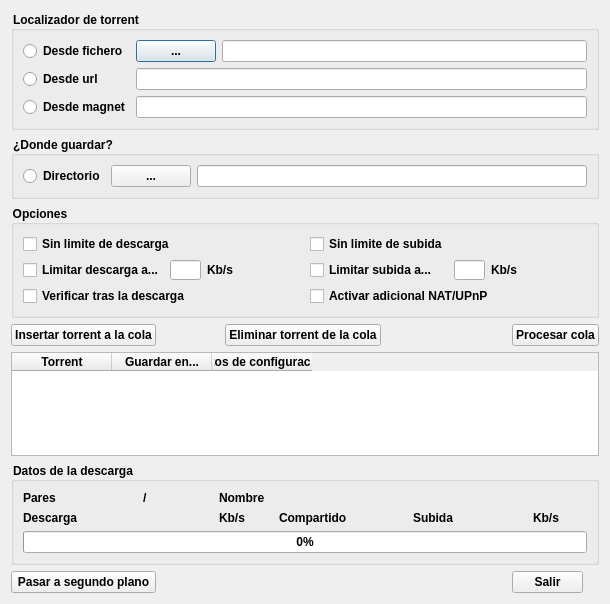
<?xml version="1.0" encoding="UTF-8"?>
<ui version="4.0">
 <class>torrents</class>
 <widget class="QDialog" name="torrents">
  <property name="windowModality">
   <enum>Qt::NonModal</enum>
  </property>
  <property name="geometry">
   <rect>
    <x>0</x>
    <y>0</y>
    <width>610</width>
    <height>604</height>
   </rect>
  </property>
  <property name="windowTitle">
   <string>KapTorrent</string>
  </property>
  <property name="windowIcon">
   <iconset>
    <normaloff>:/Imagenes/drak.png</normaloff>:/Imagenes/drak.png</iconset>
  </property>
  <property name="styleSheet">
   <string notr="true">font: 75 9pt &quot;Sans Serif&quot;;
font: bold;</string>
  </property>
  <layout class="QGridLayout" name="gridLayout_2">
   <item row="0" column="0" colspan="6">
    <widget class="QGroupBox" name="groupBox">
     <property name="title">
      <string>Localizador de torrent</string>
     </property>
     <layout class="QGridLayout" name="gridLayout">
      <item row="0" column="0">
       <widget class="QRadioButton" name="radioButton">
        <property name="text">
         <string>Desde fichero</string>
        </property>
       </widget>
      </item>
      <item row="0" column="1">
       <widget class="QPushButton" name="pushButton">
        <property name="text">
         <string>...</string>
        </property>
       </widget>
      </item>
      <item row="0" column="2">
       <widget class="QLineEdit" name="lineEdit"/>
      </item>
      <item row="1" column="0">
       <widget class="QRadioButton" name="radioButton_2">
        <property name="text">
         <string>Desde url</string>
        </property>
       </widget>
      </item>
      <item row="1" column="1" colspan="2">
       <widget class="QLineEdit" name="lineEdit_2"/>
      </item>
      <item row="2" column="0">
       <widget class="QRadioButton" name="radioButton_3">
        <property name="text">
         <string>Desde magnet</string>
        </property>
       </widget>
      </item>
      <item row="2" column="1" colspan="2">
       <widget class="QLineEdit" name="lineEdit_3"/>
      </item>
     </layout>
    </widget>
   </item>
   <item row="1" column="0" colspan="6">
    <widget class="QGroupBox" name="groupBox_2">
     <property name="title">
      <string>¿Donde guardar?</string>
     </property>
     <layout class="QGridLayout" name="gridLayout_3">
      <item row="0" column="0">
       <widget class="QRadioButton" name="radioButton_4">
        <property name="text">
         <string>Directorio</string>
        </property>
       </widget>
      </item>
      <item row="0" column="1">
       <widget class="QPushButton" name="pushButton_2">
        <property name="text">
         <string>...</string>
        </property>
       </widget>
      </item>
      <item row="0" column="2">
       <widget class="QLineEdit" name="lineEdit_4"/>
      </item>
     </layout>
    </widget>
   </item>
   <item row="3" column="0">
    <widget class="QPushButton" name="pushButton_5">
     <property name="text">
      <string>Insertar torrent a la cola</string>
     </property>
     <property name="icon">
      <iconset>
       <normaloff>:/Imagenes/Correcto.png</normaloff>:/Imagenes/Correcto.png</iconset>
     </property>
    </widget>
   </item>
   <item row="3" column="2">
    <widget class="QPushButton" name="pushButton_7">
     <property name="text">
      <string>Eliminar torrent de la cola</string>
     </property>
     <property name="icon">
      <iconset>
       <normaloff>:/Imagenes/bad.png</normaloff>:/Imagenes/bad.png</iconset>
     </property>
    </widget>
   </item>
   <item row="3" column="5">
    <widget class="QPushButton" name="pushButton_6">
     <property name="text">
      <string>Procesar cola</string>
     </property>
     <property name="icon">
      <iconset>
       <normaloff>:/Imagenes/good.png</normaloff>:/Imagenes/good.png</iconset>
     </property>
    </widget>
   </item>
   <item row="4" column="0" colspan="6">
    <widget class="QTableWidget" name="tableWidget">
     <column>
      <property name="text">
       <string>Torrent</string>
      </property>
     </column>
     <column>
      <property name="text">
       <string>Guardar en...</string>
      </property>
     </column>
     <column>
      <property name="text">
       <string>Datos de configuracion</string>
      </property>
     </column>
    </widget>
   </item>
   <item row="6" column="5">
    <widget class="QPushButton" name="pushButton_4">
     <property name="maximumSize">
      <size>
       <width>71</width>
       <height>23</height>
      </size>
     </property>
     <property name="text">
      <string>Salir</string>
     </property>
     <property name="icon">
      <iconset>
       <normaloff>:/Imagenes/puerta.jpeg</normaloff>:/Imagenes/puerta.jpeg</iconset>
     </property>
    </widget>
   </item>
   <item row="2" column="0" colspan="6">
    <widget class="QGroupBox" name="groupBox_3">
     <property name="title">
      <string>Opciones</string>
     </property>
     <layout class="QGridLayout" name="gridLayout_5">
      <item row="0" column="0" colspan="2">
       <widget class="QCheckBox" name="checkBox">
        <property name="text">
         <string>Sin limite de descarga</string>
        </property>
       </widget>
      </item>
      <item row="0" column="6">
       <widget class="QCheckBox" name="checkBox_4">
        <property name="text">
         <string>Sin limite de subida</string>
        </property>
       </widget>
      </item>
      <item row="3" column="0" colspan="2">
       <widget class="QCheckBox" name="checkBox_5">
        <property name="text">
         <string>Verificar tras la descarga</string>
        </property>
       </widget>
      </item>
      <item row="3" column="6" colspan="3">
       <widget class="QCheckBox" name="checkBox_6">
        <property name="text">
         <string>Activar adicional NAT/UPnP</string>
        </property>
       </widget>
      </item>
      <item row="1" column="0">
       <widget class="QCheckBox" name="checkBox_2">
        <property name="text">
         <string>Limitar descarga a...</string>
        </property>
       </widget>
      </item>
      <item row="1" column="8">
       <widget class="QLabel" name="label_2">
        <property name="text">
         <string>Kb/s</string>
        </property>
       </widget>
      </item>
      <item row="1" column="7">
       <widget class="QLineEdit" name="lineEdit_6">
        <property name="maximumSize">
         <size>
          <width>31</width>
          <height>20</height>
         </size>
        </property>
       </widget>
      </item>
      <item row="1" column="6">
       <widget class="QCheckBox" name="checkBox_3">
        <property name="text">
         <string>Limitar subida a...</string>
        </property>
       </widget>
      </item>
      <item row="1" column="1">
       <widget class="QLineEdit" name="lineEdit_5">
        <property name="maximumSize">
         <size>
          <width>31</width>
          <height>20</height>
         </size>
        </property>
       </widget>
      </item>
      <item row="1" column="2">
       <widget class="QLabel" name="label">
        <property name="text">
         <string>Kb/s</string>
        </property>
       </widget>
      </item>
     </layout>
    </widget>
   </item>
   <item row="3" column="1">
    <spacer name="horizontalSpacer_3">
     <property name="orientation">
      <enum>Qt::Horizontal</enum>
     </property>
     <property name="sizeHint" stdset="0">
      <size>
       <width>40</width>
       <height>20</height>
      </size>
     </property>
    </spacer>
   </item>
   <item row="3" column="3">
    <spacer name="horizontalSpacer_2">
     <property name="orientation">
      <enum>Qt::Horizontal</enum>
     </property>
     <property name="sizeHint" stdset="0">
      <size>
       <width>40</width>
       <height>20</height>
      </size>
     </property>
    </spacer>
   </item>
   <item row="5" column="0" colspan="6">
    <widget class="QGroupBox" name="groupBox_4">
     <property name="title">
      <string>Datos de la descarga</string>
     </property>
     <layout class="QGridLayout" name="gridLayout_4">
      <item row="0" column="0">
       <widget class="QLabel" name="label_3">
        <property name="text">
         <string>Pares</string>
        </property>
       </widget>
      </item>
      <item row="0" column="1">
       <widget class="QLabel" name="label_4">
        <property name="text">
         <string/>
        </property>
       </widget>
      </item>
      <item row="0" column="2">
       <widget class="QLabel" name="label_5">
        <property name="maximumSize">
         <size>
          <width>10</width>
          <height>16777215</height>
         </size>
        </property>
        <property name="text">
         <string>/</string>
        </property>
       </widget>
      </item>
      <item row="0" column="3">
       <widget class="QLabel" name="label_6">
        <property name="text">
         <string/>
        </property>
       </widget>
      </item>
      <item row="0" column="4">
       <widget class="QLabel" name="label_10">
        <property name="text">
         <string>Nombre</string>
        </property>
       </widget>
      </item>
      <item row="0" column="5" colspan="5">
       <widget class="QLabel" name="label_11">
        <property name="text">
         <string/>
        </property>
       </widget>
      </item>
      <item row="1" column="0" colspan="2">
       <widget class="QLabel" name="label_7">
        <property name="text">
         <string>Descarga</string>
        </property>
       </widget>
      </item>
      <item row="1" column="2" colspan="2">
       <widget class="QLabel" name="label_8">
        <property name="text">
         <string/>
        </property>
       </widget>
      </item>
      <item row="1" column="4">
       <widget class="QLabel" name="label_9">
        <property name="text">
         <string>Kb/s</string>
        </property>
       </widget>
      </item>
      <item row="1" column="5">
       <widget class="QLabel" name="label_15">
        <property name="text">
         <string>Compartido</string>
        </property>
       </widget>
      </item>
      <item row="1" column="6">
       <widget class="QLabel" name="label_16">
        <property name="text">
         <string/>
        </property>
       </widget>
      </item>
      <item row="1" column="7">
       <widget class="QLabel" name="label_12">
        <property name="text">
         <string>Subida</string>
        </property>
       </widget>
      </item>
      <item row="1" column="8">
       <widget class="QLabel" name="label_14">
        <property name="text">
         <string/>
        </property>
       </widget>
      </item>
      <item row="1" column="9">
       <widget class="QLabel" name="label_13">
        <property name="text">
         <string>Kb/s</string>
        </property>
       </widget>
      </item>
      <item row="2" column="0" colspan="10">
       <widget class="QProgressBar" name="progressBar">
        <property name="value">
         <number>0</number>
        </property>
       </widget>
      </item>
     </layout>
    </widget>
   </item>
   <item row="6" column="4">
    <spacer name="horizontalSpacer">
     <property name="orientation">
      <enum>Qt::Horizontal</enum>
     </property>
     <property name="sizeHint" stdset="0">
      <size>
       <width>40</width>
       <height>20</height>
      </size>
     </property>
    </spacer>
   </item>
   <item row="6" column="0">
    <widget class="QPushButton" name="pushButton_3">
     <property name="text">
      <string>Pasar a segundo plano</string>
     </property>
    </widget>
   </item>
  </layout>
 </widget>
 <resources/>
 <connections/>
</ui>
